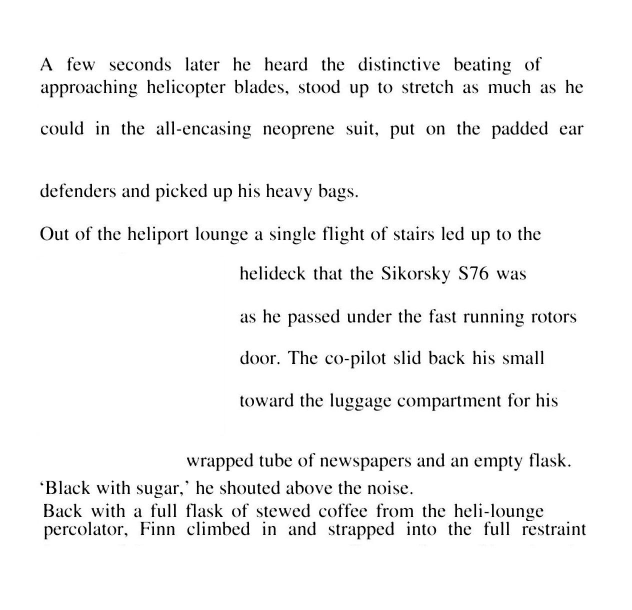
#> input picture paper implementation/LBP/result3.jpg, 1264 x 1220 px (shown at 1/2 size)
$ python preprocess.py   (Python 2 division)   (older library calls are emulated)
#> lines starting #> are read from the running program, lines starting #| are printed output that depends on the picture; long printed decimals are rounded
import cv2
import math
import csv
from scipy.misc import toimage
import matplotlib.pyplot as plt

def process(file_input,file_output):
#> called with file_input = 'result3.jpg', file_output = 'result4.jpg'
	img = cv2.imread(file_input, cv2.IMREAD_GRAYSCALE)
#> img is the input picture: shape (1220, 1264); min 0, max 255, mean 244.1
	# img = cv2.medianBlur(img, 3)
	# img = cv2.cvtColor(img, cv2.COLOR_BGR2GRAY)
	img = cv2.medianBlur(img, 3)

	###resize img for hindi
	# img = img[0:4500,200:3100]

	# toimage(img).show()
	import numpy as np
	img = np.asarray(img)
	print img.shape
#| (1220, 1264)
	kernel = np.ones((3,3),np.uint8)
	#if want do
	# img = cv2.erode(img,kernel,iterations = 1)
	# img = cv2.dilate(img,kernel,iterations = 1)

	#process noise
	# import Tkinter

	horizontalprojection = np.mean(img, axis=1)
#> horizontalprojection = 1220 values, max 255 at index 0, min 176.1 at index 267, mean 244.7


	plt.plot(horizontalprojection)

	sum1 = 0
	countPizelsPeak = 0

	for i in horizontalprojection:
		if(i != 255):
			sum1+=i
			countPizelsPeak+=1
#> this loop made 1220 passes
#> sum1 on passes 113 to 124: 254.8, 508.8, 759.5, 1005, 1248.3, 1493.6, 1740.7, 1987.3, 2232.3, 2473.8, 2710.3, 2926.7
#> after the loop, countPizelsPeak = 791; sum1 = 189132.6

	threshold = (sum1+0.0)/countPizelsPeak
#> threshold = 239.1


	#finding peaks
	numberPeaks = 0
	temp_width = 0
	sumWidth = 0
	foundPeakStart = 0
	horizontalprojection1 = np.copy(horizontalprojection)
#> horizontalprojection1 has the same summary as horizontalprojection
	for i in range(len(horizontalprojection1)):
		if(horizontalprojection1[i]<=threshold):
			if(foundPeakStart == 0):
				foundPeakStart = 1
				temp_width+=1
				numberPeaks+=1
				horizontalprojection1[i] = 0
			else:
				temp_width+=1
				horizontalprojection1[i] = 0
		else:
			if(foundPeakStart == 0):
				#no worries
				horizontalprojection1[i] = 255
			else:
				foundPeakStart = 0
				sumWidth+=temp_width
				temp_width = 0
				horizontalprojection1[i] = 255
#> after the loop, horizontalprojection1 = 1220 values, max 255 at index 0, min 0 at index 122, mean 203.4; numberPeaks = 14; sumWidth = 247

	averageWidth = (sumWidth+0.0)/numberPeaks
#> averageWidth = 17.64
	print averageWidth, numberPeaks
#| 17.643 14
	# plt.plot(horizontalprojection1)
	# plt.show()
	temp_width = 0
	foundPeakStart = 0
	indexPeakStart = 0
	i = 0
	while(i <(len(horizontalprojection1))):
		if(horizontalprojection1[i]==0):
			if(foundPeakStart == 0):
				foundPeakStart = 1
				indexPeakStart = i
				temp_width+=1
			else:
				temp_width+=1
		else:
			if(foundPeakStart == 0):
				x = 0
			else:
				foundPeakStart = 0
				if(temp_width<0.5*averageWidth or temp_width>1.5*averageWidth):
					j = indexPeakStart
					while(j<=i):
						horizontalprojection1[j] = 255
						j+=1
				temp_width = 0
		i+=1
#> after the loop, horizontalprojection1 = 1220 values, max 255 at index 0, min 0 at index 122, mean 203.8; i = 1220; indexPeakStart = 1051

	# plt.plot(horizontalprojection1)
	# plt.show()
	#finding width
	foundPeakStart = 0
	indexPeakStart = 0
	removePeak = 1
	i = 0
	while(i <(len(horizontalprojection))):
		if(horizontalprojection[i]!=255):
			if(foundPeakStart == 0):
				foundPeakStart = 1
				indexPeakStart = i
			if(horizontalprojection1[i] == 0):
				removePeak = 0
		else:
			if(foundPeakStart == 0):
				x = 0
			else:
				foundPeakStart = 0
				if(removePeak == 1):
					j = indexPeakStart
					while(j<=i):
						horizontalprojection[j] = 255
						j+=1
				removePeak = 1
		i+=1
#> after the loop, i = 1220; indexPeakStart = 960

	plt.plot(horizontalprojection)
	# plt.show()

	rows = (img.shape)[0]
#> rows = 1220
	columns = (img.shape)[1]
#> columns = 1264

	# toimage(img).show()

	#can change line space in future
	required_space_between_lines = int(15*averageWidth)
#> required_space_between_lines = 264

	#constructing uniform space lines
	new_img = np.zeros((20,columns))
	for i in range(20):
		for j in range(columns):
			new_img[i][j] = 255
	foundPeakStart = 0
	indexPeakStart = 0
	i = 0
	z = 0

	first_time_block = 1
	last_block_half_size = 0

	while(i <(len(horizontalprojection))):
		if(horizontalprojection[i]!=255):
			if(foundPeakStart == 0):
				foundPeakStart = 1
				indexPeakStart = i
		else:
			if(foundPeakStart == 1):
				foundPeakStart = 0
				z = np.asarray(img[indexPeakStart:i+1])

				#process z for equal spaced words
				indexlefttravel = 0
				z_temp = np.copy(z)
				for i_z in range((z.shape)[0]):
					for j_z in range(5):
						z_temp[i_z][j_z] = 255
				while(indexlefttravel<columns):
					allwhite = 1
					for i_z in range((z.shape)[0]):
						if(z[i_z][indexlefttravel] <128):
							allwhite = 0
							break
					if(allwhite == 0):
						break

					indexlefttravel+=1
				sizeslice = columns - indexlefttravel
				z_temp[:,5:(5+sizeslice)] = z[:,indexlefttravel:columns]
				#right padding individual lines
				paddi = columns-1
				for padd_travel in range(indexlefttravel-5):
					for padd_row in range((z_temp.shape)[0]):
						z_temp[padd_row][paddi] = 255
					paddi-=1
				if(first_time_block == 1):
					dummy = np.concatenate((new_img,z_temp),axis = 0)
					new_img = dummy
					first_time_block = 0
					last_block_half_size = ((z_temp.shape)[0])/2
				else:
					present_block_half_size = ((z_temp.shape)[0])/2
					padding_rows_need = (required_space_between_lines - (present_block_half_size + last_block_half_size))
					padd_block = np.zeros((padding_rows_need,(z_temp.shape)[1]))
					for padd_blocki in range(padding_rows_need):
						for padd_blockj in range((z_temp.shape)[1]):
							padd_block[padd_blocki][padd_blockj] = 255
					dummy = np.concatenate((new_img,padd_block),axis = 0)
					new_img = dummy
					dummy = np.concatenate((new_img,z_temp),axis = 0)
					new_img = dummy
					last_block_half_size = present_block_half_size


		i+=1
#> this loop made 1220 passes
#> (foundPeakStart, sizeslice, present_block_half_size, padding_rows_need, last_block_half_size) on passes 281, 409, 497, 873, 945, 1097: (0, 1182, 24, 196, 24), (0, 1183, 24, 216, 24), (0, 1183, 24, 216, 24), (0, 783, 184, 56, 184), (0, 890, 20, 60, 20), (0, 1183, 68, 176, 68)
#> (foundPeakStart, sizeslice, first_time_block, last_block_half_size) on pass 201: (0, 1183, 0, 44)
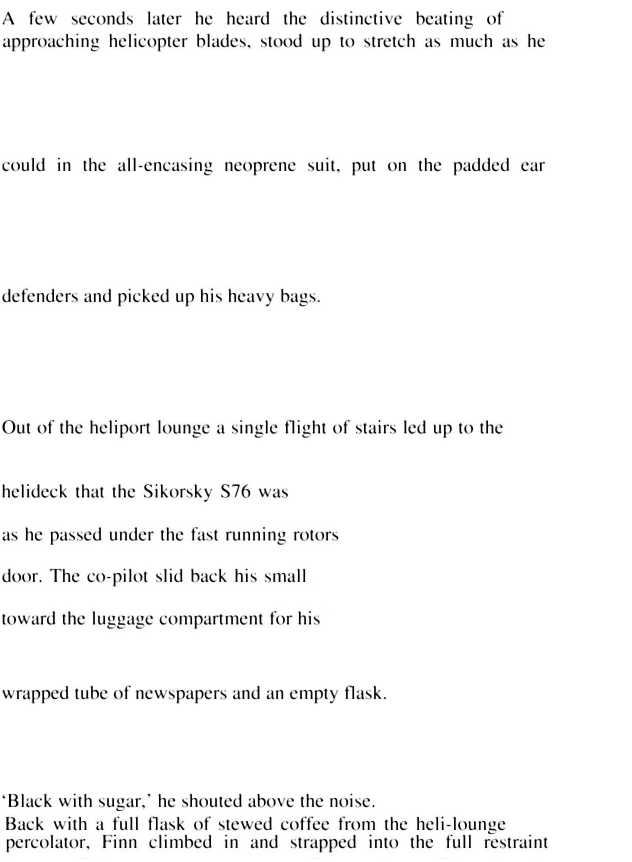
#> dummy: shape (1723, 1264) float64 (shown at 1/2 size); min 0, max 255, mean 247.7
#> padd_block: shape (176, 1264) float64; every value is 255
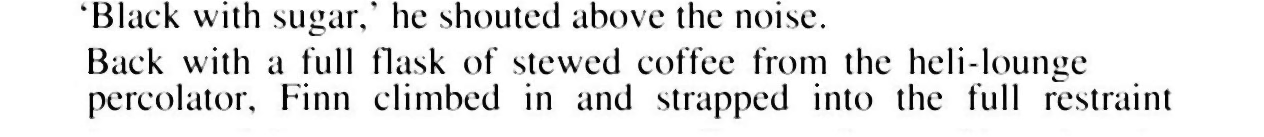
#> z: shape (137, 1264); min 0, max 255, mean 231.4
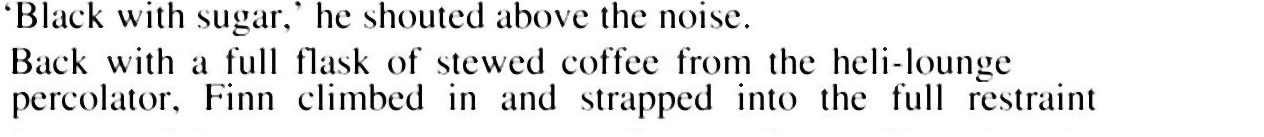
#> z_temp: shape (137, 1264); min 0, max 255, mean 231.4
#> after the loop, first_time_block = 0; foundPeakStart = 0; i = 1220; indexPeakStart = 960; indexlefttravel = 81; last_block_half_size = 68; paddi = 1187; padding_rows_need = 176; present_block_half_size = 68; sizeslice = 1183
	# toimage(new_img).show()


	#bottom padding
	padd_block = np.zeros((20,columns))
	for padd_blocki in range(20):
		for padd_blockj in range(columns):
			padd_block[padd_blocki][padd_blockj] = 255
	dummy = np.concatenate((new_img,padd_block),axis = 0)
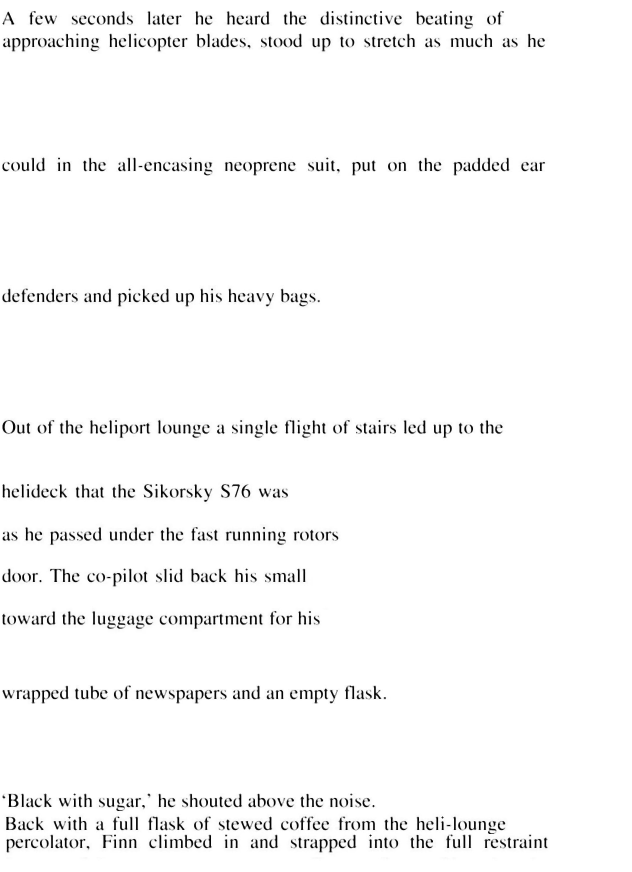
#> dummy: shape (1743, 1264) float64 (shown at 1/2 size); min 0, max 255, mean 247.8
	new_img = dummy

	# toimage(new_img).show()


	with open('img'+str(i)+'.csv', 'w') as csvfile:
	    writer = csv.writer(csvfile)
	    [ writer.writerow(r) for r in img[:,:]]

	# print new_img
	# toimage(new_img).show()
	#doing right padding
	rows = (new_img.shape)[0]
#> rows = 1743
	columns = (new_img.shape)[1]

	index = columns-1
#> index = 1263
	while(index>=0):
		# index1 = index-5
		allwhite = 1
		for i in range(rows):
			if(new_img[i][index]!=255):
				allwhite = 0
				break
		if(allwhite == 0):
			break
		index-=1
#> after the loop, index = 1099

	new_img1 = new_img[:,:index+5]
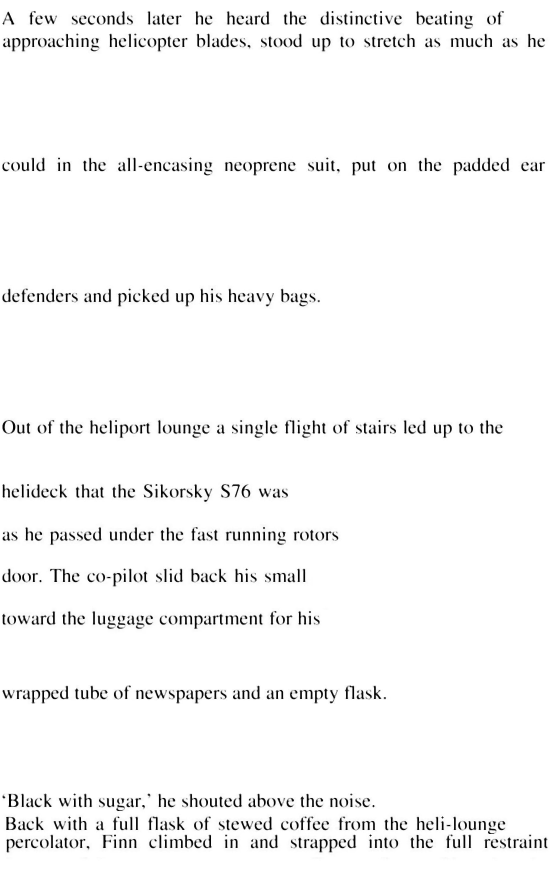
#> new_img1: shape (1743, 1104) float64 (shown at 1/2 size); min 0, max 255, mean 246.7
	# print new_img1
	new_img = np.copy(new_img1)

	# print new_img

	# toimage(new_img).show()

	import scipy.misc
	scipy.misc.imsave(file_output, new_img)

# [11 lines of commented-out code are left out]

file_input = 'result3.jpg'
file_output = 'result4.jpg'
process(file_input,file_output)
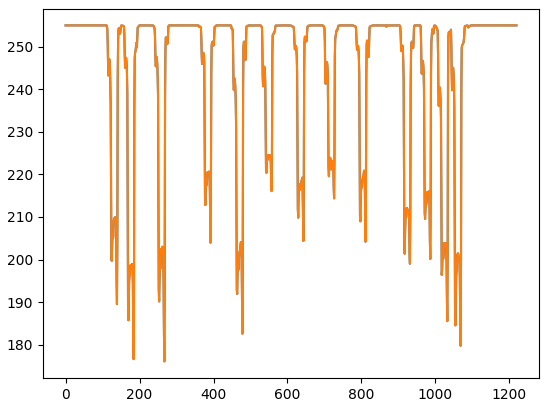
#> figure drawn by matplotlib, 1 panel; curve peaks at x = 0, y = 255; curve peaks at x = 0, y = 255
